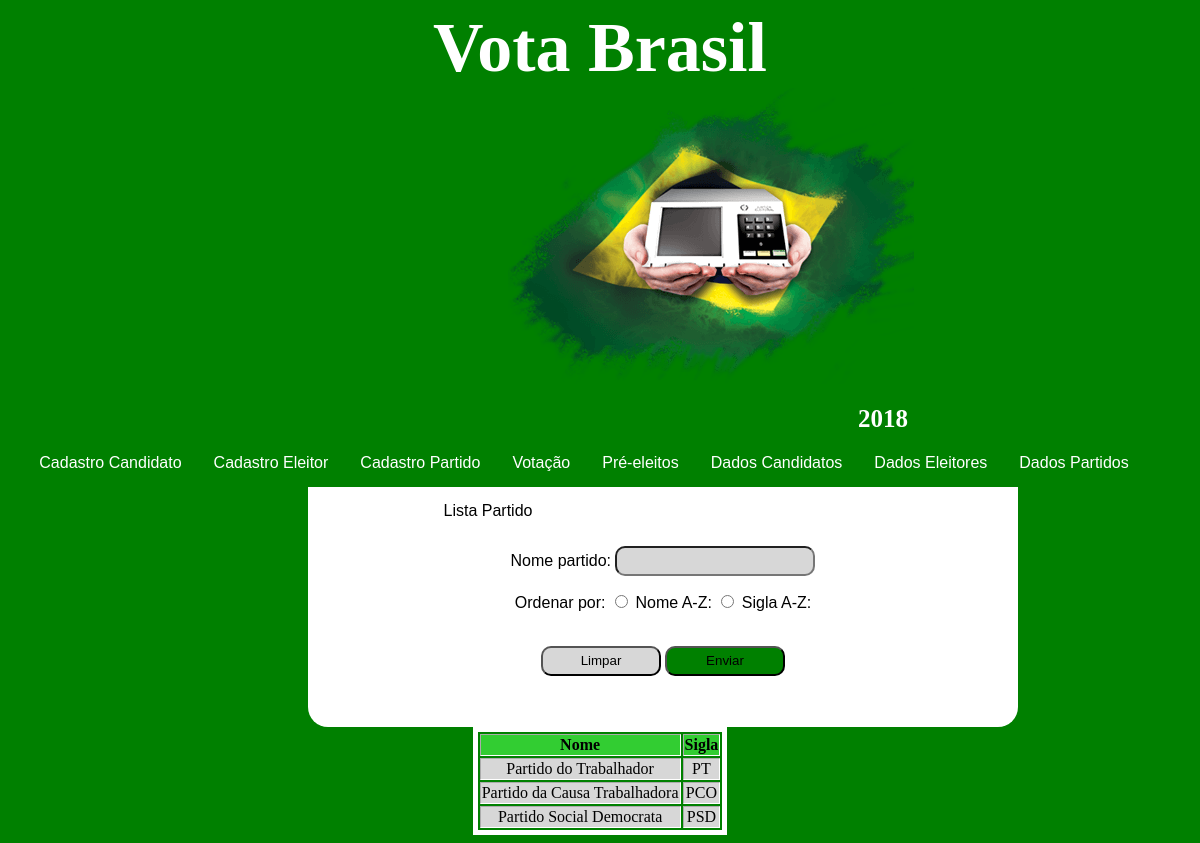
Screenshot of /dados_partidos.php with the database file from the repository.
### tables this page shows
CREATE TABLE IF NOT EXISTS `partido` (
  `Id_partido` int(11) NOT NULL AUTO_INCREMENT,
  `Nome_partido` varchar(100) NOT NULL,
  `Sigla` varchar(100) NOT NULL,
  PRIMARY KEY (`Id_partido`)
);

### dados_partidos.php (the view, shortened to what this page needs)
	<?php
		include("cabecalho.php");
		include("conexao.php");
			echo"
				<div id='lista'>
				<form method = 'post' action = 'dados_partidos.php'>
					<legend>Lista Partido</legend>
					<p>
						<label>Nome partido:</label>
						<input class='caixa'type='text' name='filtro_partido' id='filtro_partido'/>
					</p>
					<p>
						<label>Ordenar por:</label>
						<input type = 'radio' name = 'radio' value = 'ASC'/> Nome A-Z:
						<input type = 'radio' name = 'radio' value = 'DESC'/> Sigla A-Z:
					</p>
					<br>
					<input class='botao_reset' type = 'reset' value = 'Limpar'/>
					<input class='botao_submit' type = 'submit' value = 'Enviar'/>
				</form>
				</div>
		";
		$select = "select * from partido ";
		$resultado = mysqli_query($link,$select) or die(mysqli_error($link));
		echo "
				<table border='1'>
					<tr>
						<th>Nome</th>
						<th>Sigla</th>
					</tr>
		";
		while($linha = mysqli_fetch_array($resultado)){
			echo "
				<tr>
					<td>$linha[Nome_partido]</td>
					<td>$linha[Sigla]</td>
				</tr>
			";
		}
		echo "
				</table>
				</body>
		";
	?>
	</body>
</html>

### estilo.css (style rules this page uses)
html { background-color:green; }
table { text-align:center; margin: 0 auto; border: solid 5px white; }
th { background-color:LimeGreen; color:black; }
td { background-color:rgb(215,215,215); color:black; }
.caixa { width:200px; height:30px; border-radius:10px; background-color:rgb(215,215,215);; }
legend { margin-right: 350px; padding: 10px; font-family:arial; }
.botao_submit { background-color:green; width:120px; height:30px; border-radius:10px; color:black; font-family:arial; }
.botao_reset { background-color:rgb(215,215,215); width:120px; height:30px; border-radius:10px; color:black; font-family:arial; }
p { font-family:arial; }
#lista { padding:5px; background-color:white; width:700px; height:230px; margin-top:15px; margin-right:300px; margin-left:300px; text-align:center; border-radius:0px 0px 20px 20px; }

### rows the page displays
partido: Nome_partido "Partido do Trabalhador", Sigla "PT"
partido: Nome_partido "Partido da Causa Trabalhadora", Sigla "PCO"
partido: Nome_partido "Partido Social Democrata", Sigla "PSD"
